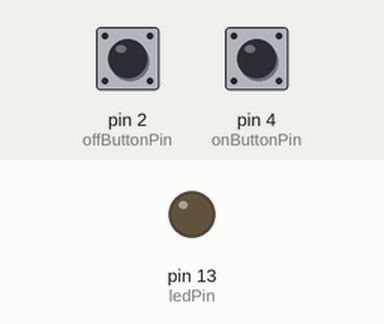
Simulated run of this sketch. Board: Arduino Uno, built with avr-gcc and run on an emulated ATmega328P. Shown: output pins drawn as LEDs (lit = HIGH). The test bench sets the inputs (shaded band); at power-on: pin 4 (onButtonPin) HIGH, pin 2 (offButtonPin) HIGH.

Above: at 1.2 s.
1.3 s: pin 4 (onButtonPin) pulled LOW for 0.15 s
At 2.0 s:
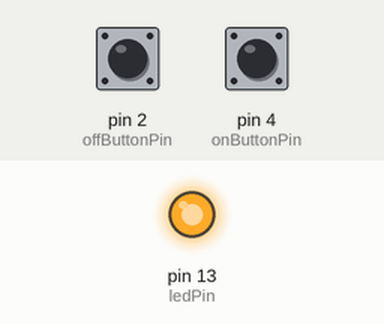
2.9 s: pin 2 (offButtonPin) pulled LOW for 0.15 s
At 3.2 s:
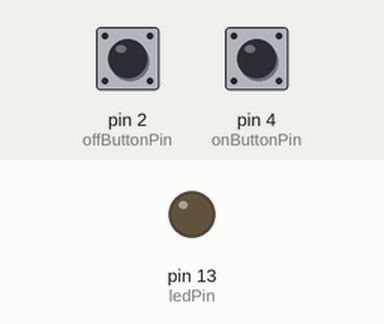
4.5 s: pin 4 (onButtonPin) pulled LOW for 1 s
At 5.6 s:
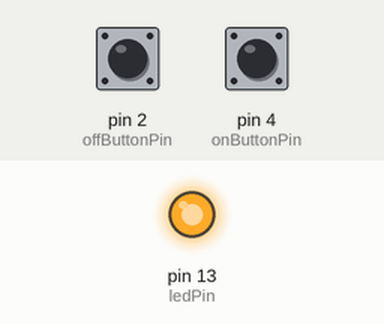
Timing chart, 0 to 7.5 s (numbered marks = the images above; inputs shaded):
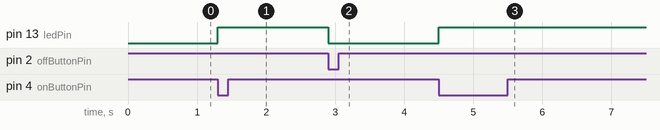

The sketch:

Digital_Inputs_Double.ino
```cpp
/*
  Button

  Turns on and off a light emitting diode(LED) connected to digital pin 13,
  when pressing a pushbutton attached to pin 2.

  The circuit:
  - LED attached from pin 13 to ground
  - pushbutton attached to pin 2 from +5V

  - Note: on most Arduinos there is already an LED on the board
    attached to pin 13.
*/

// constants won't change. They're used here to set pin numbers:
const int offButtonPin = 2;     // the number of the pushbutton pin
const int onButtonPin = 4;
const int ledPin =  13;      // the number of the LED pin

// variables will change:
int onButtonState = 0;         // variable for reading the pushbutton status
int offButtonState = 0;

void setup() {
  // initialize the LED pin as an output:
  pinMode(ledPin, OUTPUT);
  // initialize the pushbutton pin as an input with an internal pullup resistor:
  pinMode(offButtonPin, INPUT_PULLUP);
  pinMode(onButtonPin, INPUT_PULLUP);
  // the internal 20k Ohm pullup resistor sets the button to be HIGH by default and LOW when pressed
  // the internal 20k Ohm pullup resistor also limits current through the button (just need to sense the voltage change)
}

void loop() {
  // read the state of the pushbutton value:
  onButtonState = digitalRead(onButtonPin);
  offButtonState = digitalRead(offButtonPin);
  // check if the pushbutton is pressed. If it is, the buttonState is LOW:
  if (onButtonState == LOW) {
    // turn LED on:
    digitalWrite(ledPin, HIGH);
    delay(50);  // slight delay to help "debounce" the button
  }
  if (offButtonState == LOW) {
    // turn LED off:
    digitalWrite(ledPin, LOW);
    delay(50);  // slight delay to help "debounce" the button
  }
}
```

Measured:
- after the input at 1.3 s, pin 13 (ledPin): LOW → HIGH at once
- after the input at 2.9 s, pin 13 (ledPin): HIGH → LOW at once
- after the input at 4.5 s, pin 13 (ledPin): LOW → HIGH at once
